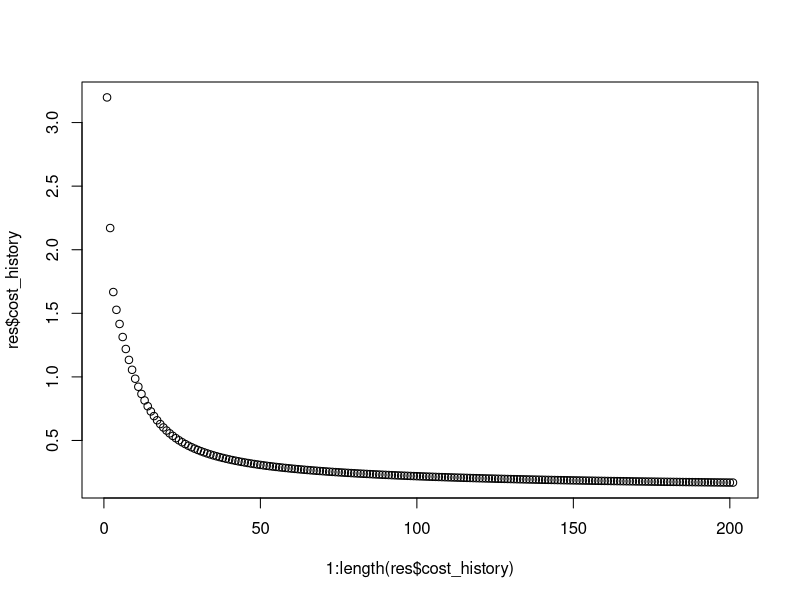

Recreate this plot in R.
library(readxl)
library(ggplot2)

# sigmoid function
sigmoid <- function(x) {
    return(1 / (1 + exp(-x)))
}

# Produit Matriciel entre X et theta
x_dot_theta <- function(x, theta) {
    return(x %*% theta)
}

probability <- function(x, theta) {
    return(sigmoid(x_dot_theta(x, theta)))
}


# cost function
cost_function <- function(x, y, theta) {
    m <- nrow(y)
    g <- probability(x, theta)
    j <- (1 / m) * sum((-y * log(g)) - ((1 - y) * log(1 - g)))
    return(j)
}

# Gradient
gradient <- function(x, y, theta) {
    m <- nrow(y)
    return((1 / m) * x_dot_theta(t(x), probability(x, theta) - y))
}

# Gradient descent
gradient_descent <- function(x, y, theta, learning_rate, n_iter) {
    cost_history <- c(cost_function(x, y, theta))
    for (i in 1:n_iter) {
        theta <- theta - learning_rate * gradient(x, y, theta)
        cost_history <- c(cost_history, cost_function(x, y, theta))
    }
    return(list(theta = theta, cost_history = cost_history))
}


data <- read_excel("breast.xlsx")

# Régression logistique et descente de gradient

y <- data[, ncol(data)]
y <- ifelse(y == "malignant", 1, 0)


x <- data[, 1:(ncol(data) - 1)]

 # Ajout de la colonne de 1 pour faire le produit scalaire
x <- as.matrix(data.frame(rep(1, length(y)), x))

# Initialisation des paramètres theta
initial_theta <- as.matrix(rnorm(n = dim(x)[2], mean = 0, sd = 1))

res <- gradient_descent(x, y, initial_theta, learning_rate = 0.1, n_iter = 200)

print(res$theta)
print(res$cost_history)


plot(1:length(res$cost_history), res$cost_history)
